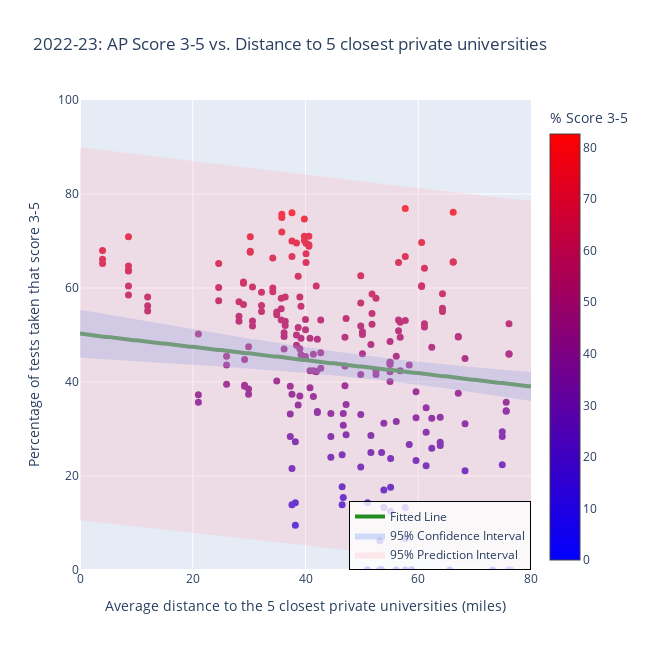

Notebook cell for this chart:
### Markdown cell above
### Feature 4: 2022-23: AP Score 3-5 vs. avg distance to 5 closest private university

### Code cell
x_arr = northcarolina['closest_five_private_notprofit_avg'].to_numpy()
y_arr = northcarolina['PERCENT_3_OR_ABOVE'].to_numpy()

# Fit the OLS model
alpha = 0.05  # 95% confidence level
x_with_const = sm.add_constant(x_arr)  # Add intercept
model = sm.OLS(y_arr, x_with_const).fit()

# Generate x values for the fitted line
x_line = np.linspace(0, 80, 161)
x_line = np.round(x_line, decimals = 1)
x_line_with_const = sm.add_constant(x_line)

# Get predictions and intervals
predictions = model.get_prediction(x_line_with_const)
prediction_summary = predictions.summary_frame(alpha=alpha)

# Extract values
y_line = prediction_summary['mean'].values
ci_lower = prediction_summary['mean_ci_lower'].values  # Confidence Interval lower bound
ci_upper = prediction_summary['mean_ci_upper'].values  # Confidence Interval upper bound
pi_lower = prediction_summary['obs_ci_lower'].values  # Prediction Interval lower bound
pi_upper = prediction_summary['obs_ci_upper'].values  # Prediction Interval upper bound

# Round fitted values for consistency
y_line = np.round(y_line, decimals=1)

#### Draw the data points ####
fig = go.Figure(data=go.Scatter(
    x=np.round(x_arr, decimals=1),
    y=np.round(y_arr, decimals=1),
    mode='markers',
    marker=dict(
        size=7,
        color=y_arr,
        colorscale='Bluered',
        symbol='circle',
        showscale=True,
        colorbar=dict(title='% Score 3-5'),
    ),
    showlegend=False,
    text=northcarolina['County'],
    name=''
))

#### Add the fitted line ####
fig.add_trace(go.Scatter(
    x=x_line,
    y=y_line,
    mode="lines",
    line=dict(color="forestgreen", width=4),  # Thicker fitted line
    name="Fitted Line",
    showlegend=True
))

#### Add the Confidence Interval band ####
fig.add_trace(go.Scatter(
    x=np.concatenate([x_line, x_line[::-1]]),
    y=np.concatenate([ci_upper, ci_lower[::-1]]),
    fill='toself',
    fillcolor='rgba(100, 149, 237, 0.3)',
    line=dict(color='rgba(255,255,255,0)'),
    hoverinfo="skip",
    showlegend=True,
    name="95% Confidence Interval"
))

#### Add the Prediction Interval band ####
fig.add_trace(go.Scatter(
    x=np.concatenate([x_line, x_line[::-1]]),
    y=np.concatenate([pi_upper, pi_lower[::-1]]),
    fill='toself',
    fillcolor='rgba(255, 182, 193, 0.3)',
    line=dict(color='rgba(255,255,255,0)'),
    hoverinfo="skip",
    showlegend=True,
    name="95% Prediction Interval"
))

#### Write the title of the plot ####
fig.update_layout(
    title='2022-23: AP Score 3-5 vs. Distance to 5 closest private universities',
    xaxis_title='Average distance to the 5 closest private universities (miles)',
    yaxis_title='Percentage of tests taken that score 3-5',
    width=650,
    height=650,
    legend=dict(
        x=1.0,  # Position of the legend (x-coordinate in normalized units)
        y=0.0,  # Position of the legend (y-coordinate in normalized units)
        xanchor='right',  # Align the legend box to the right
        yanchor='bottom',  # Align the legend box to the bottom
        bgcolor='rgba(255, 255, 255, 0.8)',  # White background with some transparency
        bordercolor='black',
        borderwidth=1
    )
)

fig.update_xaxes(range=[0, 80])
fig.update_yaxes(range=[0, 100])
fig.show()

# Save the plot
with open('data/NC_pickled/NC_pass_vs_closest_five_private_nfp_avg.pkl', 'wb') as f:
    pickle.dump(fig, f)

### Figure 1 — Plotly figure (JSON) as saved in the notebook; plotly's stock layout.template omitted (floating-point values rounded to 4 significant figures; data arrays with more than 128 entries replaced by an {"elided": "..."} marker saying what was removed)
{"data": [{"marker": {"color": {"elided": "267 float values"}, "colorbar": {"title": {"text": "% Score 3-5"}}, "colorscale": [[0, "rgb(0,0,255)"], [1, "rgb(255,0,0)"]], "showscale": true, "size": 7, "symbol": "circle"}, "mode": "markers", "name": "", "showlegend": false, "text": {"elided": "267 str values"}, "type": "scatter", "x": {"elided": "267 float values"}, "y": {"elided": "267 float values"}}, {"line": {"color": "forestgreen", "width": 4}, "mode": "lines", "name": "Fitted Line", "showlegend": true, "type": "scatter", "x": {"elided": "161 float values"}, "y": {"elided": "161 float values"}}, {"fill": "toself", "fillcolor": "rgba(100, 149, 237, 0.3)", "hoverinfo": "skip", "line": {"color": "rgba(255,255,255,0)"}, "name": "95% Confidence Interval", "showlegend": true, "type": "scatter", "x": {"elided": "322 float values"}, "y": {"elided": "322 float values"}}, {"fill": "toself", "fillcolor": "rgba(255, 182, 193, 0.3)", "hoverinfo": "skip", "line": {"color": "rgba(255,255,255,0)"}, "name": "95% Prediction Interval", "showlegend": true, "type": "scatter", "x": {"elided": "322 float values"}, "y": {"elided": "322 float values"}}], "layout": {"height": 650, "legend": {"bgcolor": "rgba(255, 255, 255, 0.8)", "bordercolor": "black", "borderwidth": 1, "x": 1, "xanchor": "right", "y": 0, "yanchor": "bottom"}, "title": {"text": "2022-23: AP Score 3-5 vs. Distance to 5 closest private universities"}, "width": 650, "xaxis": {"range": [0, 80], "title": {"text": "Average distance to the 5 closest private universities (miles)"}, "type": "linear"}, "yaxis": {"range": [0, 100], "title": {"text": "Percentage of tests taken that score 3-5"}, "type": "linear"}}}
